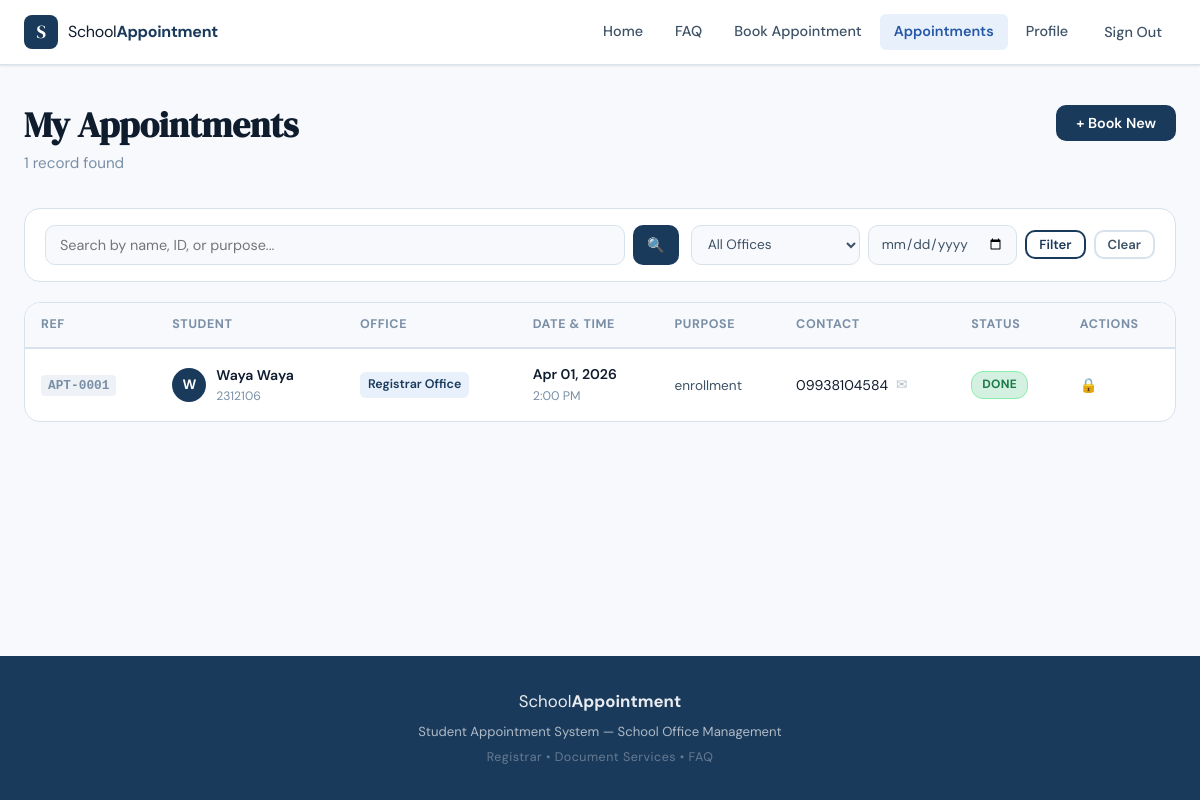
The page /appointments/ (signed in) on the database its author committed.
### appointments/models.py (models this page shows, shortened)
class Appointment(models.Model):
    STATUS_CHOICES = [
        ('pending', 'Pending'),
        ('approved', 'Approved'),
        ('done', 'Done'),
        ('cancelled', 'Cancelled'),
    ]
    PURPOSE_CHOICES = [
        ('tor_request', 'Transcript of Records (TOR) Request'),
        ('document_request', 'Document Request'),
        ('certification', 'Certification / Certificate of Enrollment'),
        ('good_moral', 'Good Moral Certificate'),
        ('diploma_request', 'Diploma / Graduation Documents'),
        ('grade_inquiry', 'Grade / Academic Inquiry'),
        ('other', 'Other Concern'),
    ]
    OFFICE_CHOICES = [
        ('registrar', 'Registrar Office'),
        ('document', 'Document Services'),
    ]
    student_name = models.CharField(max_length=150, verbose_name="Full Name")
    student_id = models.CharField(
        max_length=50, blank=True, null=True,
        verbose_name="Student ID / Reference No."
    )
    email = models.EmailField(verbose_name="Email Address")
    contact = models.CharField(max_length=20, verbose_name="Contact Number")
    office = models.CharField(
        max_length=50, choices=OFFICE_CHOICES,
        default='registrar', verbose_name="School Office"
    )
    date = models.DateField(verbose_name="Appointment Date")
    time = models.TimeField(verbose_name="Appointment Time")
    purpose = models.CharField(
        max_length=50, choices=PURPOSE_CHOICES,
        verbose_name="Purpose / Concern"
    )
    notes = models.TextField(
        blank=True, null=True,
        verbose_name="Additional Notes"
    )
    status = models.CharField(
        max_length=20, choices=STATUS_CHOICES,
        default='pending', verbose_name="Status"
    )
    created_at = models.DateTimeField(auto_now_add=True)
    updated_at = models.DateTimeField(auto_now=True)
    class Meta:
        ordering = ['-date', '-time']
        verbose_name = "Appointment"
        verbose_name_plural = "Appointments"
    def get_status_badge_class(self):
        classes = {
            'pending': 'badge-pending',
            'approved': 'badge-approved',
            'done': 'badge-done',
            'cancelled': 'badge-cancelled',
        }
        return classes.get(self.status, 'badge-pending')

### appointments/views.py (the view, shortened to what this page needs)
# urls.py: path('appointments/', views.appointments_list, name='appointments_list'),
@login_required
def appointments_list(request):
    role = _get_role(request.user)
    search_form = AppointmentSearchForm(request.GET or None)
    if role in ('staff', 'admin'):
        appointments = Appointment.objects.all()
    else:
        appointments = Appointment.objects.filter(email=request.user.email)
    context = {
        'appointments': appointments,
        'search_form': search_form,
        'total_shown': appointments.count(),
        'is_staff_or_admin': _is_staff_or_admin(request.user),
        'is_admin': _is_admin(request.user),
        'role': role,
    }
    return render(request, 'appointments/appointments_list.html', context)

### appointments/forms.py
class AppointmentSearchForm(forms.Form):
    search = forms.CharField(
        required=False,
        widget=forms.TextInput(attrs={
            'class': 'search-input',
            'placeholder': 'Search by name, ID, or purpose...',
        })
    )
    office = forms.ChoiceField(
        required=False,
        choices=[('', 'All Offices')] + Appointment.OFFICE_CHOICES,
        widget=forms.Select(attrs={'class': 'filter-select'})
    )
    status = forms.ChoiceField(
        required=False,
        choices=[('', 'All Statuses')] + Appointment.STATUS_CHOICES,
        widget=forms.Select(attrs={'class': 'filter-select'})
    )
    date_filter = forms.DateField(
        required=False,
        widget=forms.DateInput(attrs={
            'class': 'filter-select',
            'type': 'date',
        })
    )

### appointments/views.py (called while the page is built)
def _get_role(user):
    try:
        return user.profile.role
    except Exception:
        return 'student'

def _is_staff_or_admin(user):
    return _get_role(user) in ('staff', 'admin')

def _is_admin(user):
    return _get_role(user) == 'admin'

### appointments/templates/appointments/appointments_list.html (shortened to what this page needs)
{% extends "appointments/base.html" %}
{% block content %}
<div class="page-container">
  <div class="page-header list-header">
    <div class="page-title-group">
      <h1 class="page-title">
        {% if is_staff_or_admin %}All Appointments{% else %}My Appointments{% endif %}
      </h1>
      <p class="page-subtitle">{{ total_shown }} record{{ total_shown|pluralize }} found</p>
    </div>
    <a href="{% url 'book_appointment' %}" class="btn btn-primary">+ Book New</a>
  </div>
  <form method="get" class="search-filter-bar">
    <div class="search-wrap">
      {{ search_form.search }}
      <button type="submit" class="search-btn">🔍</button>
    </div>
    <div class="filter-group">
      {{ search_form.office }}
      {{ search_form.date_filter }}
      <button type="submit" class="btn btn-sm btn-outline">Filter</button>
      <a href="{% url 'appointments_list' %}" class="btn btn-sm btn-ghost">Clear</a>
    </div>
  </form>
  {% if appointments %}
  <div class="table-wrapper">
    <table class="appt-table">
      <thead>
        <tr>
          <th>Ref</th>
          <th>Student</th>
          <th>Office</th>
          <th>Date & Time</th>
          <th>Purpose</th>
          <th>Contact</th>
          <th>Status</th>
          <th>Actions</th>
        </tr>
      </thead>
      <tbody>
        {% for appt in appointments %}
        <tr class="appt-row">
          <td><span class="appt-ref">APT-{{ appt.id|stringformat:"04d" }}</span></td>
          <td>
            <div class="student-cell">
              <div class="student-avatar">{{ appt.student_name|first|upper }}</div>
              <div>
                <span class="student-name">{{ appt.student_name }}</span>
                {% if appt.student_id %}<span class="student-id">{{ appt.student_id }}</span>{% endif %}
              </div>
            </div>
          </td>
          <td><span class="office-tag">{{ appt.get_office_display }}</span></td>
          <td>
            <div class="datetime-cell">
              <span class="appt-date">{{ appt.date|date:"M d, Y" }}</span>
              <span class="appt-time">{{ appt.time|time:"g:i A" }}</span>
            </div>
          </td>
          <td><span class="purpose-text">{{ appt.get_purpose_display }}</span></td>
          <td>
            <div class="contact-cell">
              <span>{{ appt.contact }}</span>
              <a href="mailto:{{ appt.email }}" class="email-link" title="{{ appt.email }}">✉</a>
            </div>
          </td>
          <td>
            {% if is_staff_or_admin %}
            <form method="post" action="{% url 'update_status' appt.pk %}">
              {% csrf_token %}
              <div class="inline-status-wrap">
                <select name="status" class="status-select status-{{ appt.status }}" onchange="this.form.submit()">
                  <option value="pending"   {% if appt.status == 'pending' %}selected{% endif %}>Pending</option>
                  <option value="approved"  {% if appt.status == 'approved' %}selected{% endif %}>Approved</option>
                  <option value="done"      {% if appt.status == 'done' %}selected{% endif %}>Done</option>
                  <option value="cancelled" {% if appt.status == 'cancelled' %}selected{% endif %}>Cancelled</option>
                </select>
              </div>
            </form>
            {% else %}
            <span class="badge {{ appt.get_status_badge_class }}">{{ appt.get_status_display }}</span>
            {% endif %}
          </td>
          <td>
            <div class="action-buttons">
              {% if is_staff_or_admin %}
                <a href="{% url 'edit_appointment' appt.pk %}" class="btn-icon btn-edit" title="Edit">✏️</a>
                <a href="{% url 'delete_appointment' appt.pk %}" class="btn-icon btn-delete" title="Delete">🗑️</a>
              {% elif appt.email == request.user.email and appt.status == 'pending' %}
                <a href="{% url 'edit_appointment' appt.pk %}" class="btn-icon btn-edit" title="Edit">✏️</a>
                <a href="{% url 'delete_appointment' appt.pk %}" class="btn-icon btn-delete" title="Cancel">🗑️</a>
              {% else %}
                <span class="action-locked" title="Cannot modify">🔒</span>
              {% endif %}
            </div>
          </td>
        </tr>
        {% endfor %}
      </tbody>
    </table>
  </div>
  {% endif %}
</div>
{% endblock %}

### rows shown on the page
Appointment: id "0001", student_name|first "W", student_name "Waya Waya", student_id "2312106", office "Registrar Office", date "Apr 01, 2026", time "2:00 PM", purpose "enrollment", contact "09938104584", status "DONE"

### other values the page prints
{{ total_shown }} "1"
